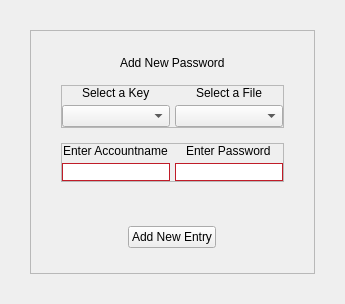
         <widget class="QWidget" name="addpass_site">
          <layout class="QVBoxLayout" name="verticalLayout_21">
           <property name="spacing">
            <number>15</number>
           </property>
           <property name="leftMargin">
            <number>30</number>
           </property>
           <property name="topMargin">
            <number>30</number>
           </property>
           <property name="rightMargin">
            <number>30</number>
           </property>
           <property name="bottomMargin">
            <number>30</number>
           </property>
           <item>
            <widget class="QFrame" name="frame_4">
             <property name="frameShape">
              <enum>QFrame::StyledPanel</enum>
             </property>
             <property name="frameShadow">
              <enum>QFrame::Raised</enum>
             </property>
             <layout class="QVBoxLayout" name="verticalLayout_20">
              <property name="spacing">
               <number>15</number>
              </property>
              <property name="leftMargin">
               <number>30</number>
              </property>
              <property name="topMargin">
               <number>25</number>
              </property>
              <property name="rightMargin">
               <number>30</number>
              </property>
              <property name="bottomMargin">
               <number>25</number>
              </property>
              <item alignment="Qt::AlignHCenter">
               <widget class="QLabel" name="label_13">
                <property name="styleSheet">
                 <string notr="true">font: 11pt &quot;Jabba the Font&quot;;</string>
                </property>
                <property name="text">
                 <string>Add New Password</string>
                </property>
               </widget>
              </item>
              <item>
               <widget class="QFrame" name="frame_15">
                <property name="frameShape">
                 <enum>QFrame::StyledPanel</enum>
                </property>
                <property name="frameShadow">
                 <enum>QFrame::Raised</enum>
                </property>
                <layout class="QGridLayout" name="gridLayout_3">
                 <property name="leftMargin">
                  <number>0</number>
                 </property>
                 <property name="topMargin">
                  <number>0</number>
                 </property>
                 <property name="rightMargin">
                  <number>0</number>
                 </property>
                 <property name="bottomMargin">
                  <number>0</number>
                 </property>
                 <property name="spacing">
                  <number>5</number>
                 </property>
                 <item row="0" column="0" alignment="Qt::AlignHCenter">
                  <widget class="QLabel" name="label_15">
                   <property name="text">
                    <string>Select a Key</string>
                   </property>
                  </widget>
                 </item>
                 <item row="0" column="1" alignment="Qt::AlignHCenter">
                  <widget class="QLabel" name="label_16">
                   <property name="text">
                    <string>Select a File</string>
                   </property>
                  </widget>
                 </item>
                 <item row="1" column="0">
                  <widget class="QComboBox" name="select_key"/>
                 </item>
                 <item row="1" column="1">
                  <widget class="QComboBox" name="select_file"/>
                 </item>
                </layout>
               </widget>
              </item>
              <item>
               <widget class="QFrame" name="frame_14">
                <property name="frameShape">
                 <enum>QFrame::StyledPanel</enum>
                </property>
                <property name="frameShadow">
                 <enum>QFrame::Raised</enum>
                </property>
                <layout class="QGridLayout" name="gridLayout_2">
                 <property name="leftMargin">
                  <number>0</number>
                 </property>
                 <property name="topMargin">
                  <number>0</number>
                 </property>
                 <property name="rightMargin">
                  <number>0</number>
                 </property>
                 <property name="bottomMargin">
                  <number>0</number>
                 </property>
                 <property name="spacing">
                  <number>5</number>
                 </property>
                 <item row="0" column="0" alignment="Qt::AlignHCenter">
                  <widget class="QLabel" name="label_14">
                   <property name="text">
                    <string>Enter Accountname</string>
                   </property>
                  </widget>
                 </item>
                 <item row="0" column="1" alignment="Qt::AlignHCenter">
                  <widget class="QLabel" name="label_17">
                   <property name="text">
                    <string>Enter Password</string>
                   </property>
                  </widget>
                 </item>
                 <item row="1" column="0">
                  <widget class="QLineEdit" name="new_pass_name">
                   <property name="styleSheet">
                    <string notr="true">border-color: rgb(192, 28, 40);
border-width:1px;
border-style: solid ;</string>
                   </property>
                  </widget>
                 </item>
                 <item row="1" column="1">
                  <widget class="QLineEdit" name="new_pass_password">
                   <property name="styleSheet">
                    <string notr="true">border-color: rgb(192, 28, 40);
border-width:1px;
border-style: solid ;</string>
                   </property>
                  </widget>
                 </item>
                </layout>
               </widget>
              </item>
              <item alignment="Qt::AlignHCenter">
               <widget class="QLabel" name="addpass_info_label">
                <property name="text">
                 <string/>
                </property>
               </widget>
              </item>
              <item alignment="Qt::AlignHCenter">
               <widget class="QPushButton" name="create_pass_btn">
                <property name="text">
                 <string>Add New Entry</string>
                </property>
               </widget>
              </item>
             </layout>
            </widget>
           </item>
          </layout>
         </widget>
